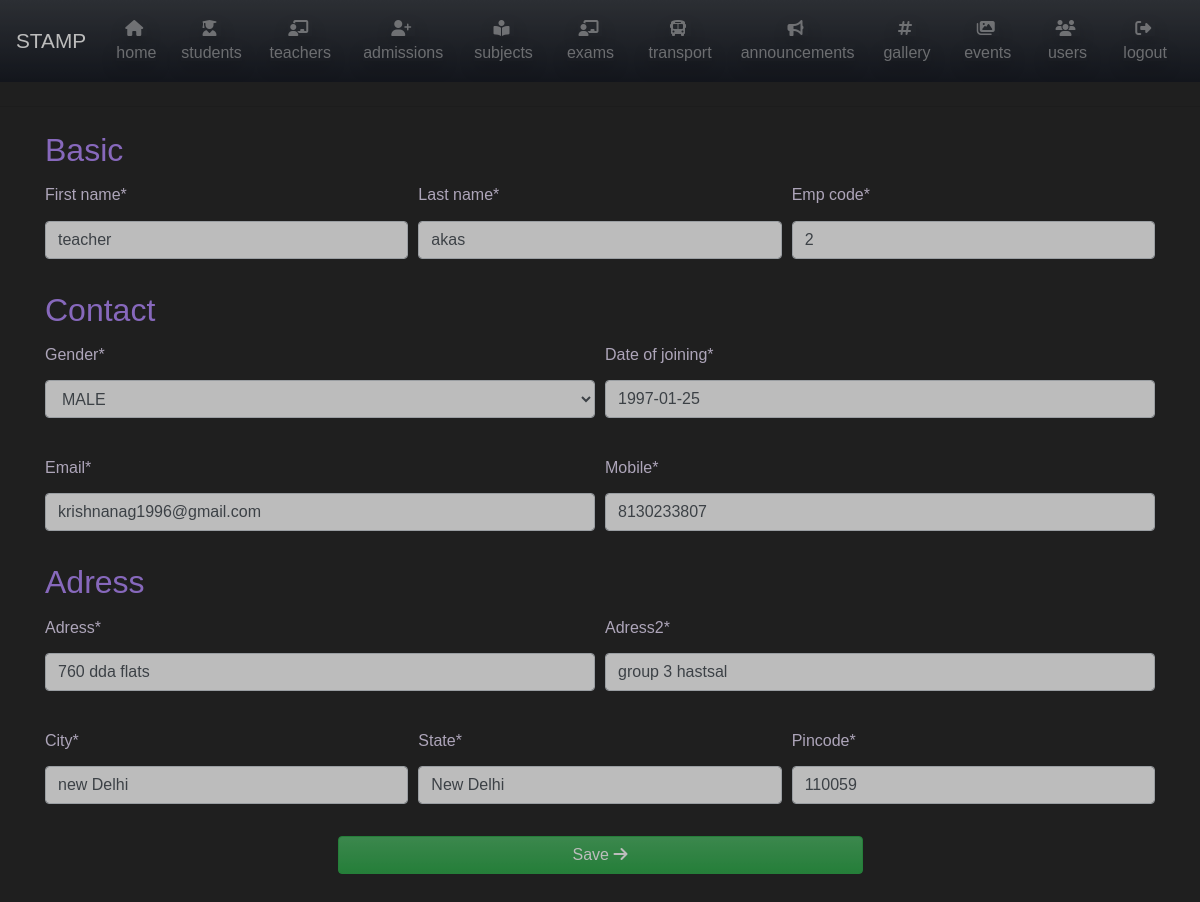
/update-teacher/2 (signed in), run on the app's committed database.
### teacher/models.py (models this page shows, shortened)
class teacher_details(models.Model):
    GENDER = (
        ('M', 'MALE'),
        ('F', 'FEMALE'),
        ('O', 'OTHER')
    )
    first_name = models.CharField(max_length=25)
    last_name = models.CharField(max_length=25)
    emp_code = models.CharField(max_length=10, unique=True)
    mobile = models.CharField(max_length=10)
    email = models.EmailField(unique=True)
    date_of_joining = models.DateField(null = True)
    gender = models.CharField(max_length=2, choices=GENDER)
    adress = models.CharField(max_length=25)
    adress2 = models.CharField(max_length=25)
    city = models.CharField(max_length=25)
    state = models.CharField(max_length=25, default='New Delhi')
    pincode = models.CharField(max_length=8)
    user_name = models.ForeignKey(User, on_delete = models.DO_NOTHING, null=True)

### lead/views.py (the view)
# urls.py: path('update-teacher/<str:pk>', views.teacherdetailUpdateView.as_view(), name='update-teacher'),
class teacherdetailUpdateView(LoginRequiredMixin, UpdateView):
    model = teacher_details
    fields = [
        'first_name',
        'last_name',
        'emp_code',
        'gender',
        'email',
        'mobile',
        'adress',
        'adress2',
        'pincode',
        'city',
        'state',
        'date_of_joining'
    ]
    template_name = 'lead/update_teacherdetails.html'

### lead/templates/lead/update_teacherdetails.html (shortened to what this page needs)
{% extends "lead/home.html" %} {% load crispy_forms_tags %} {% block content %}
<section>
    <div class="container rounded mb-5" id="student-forms">
        <form method="post">
            <h2 class="text-secondary">Basic</h2>
            <div class="form-row">
                <div class="form-group col-md-4">
                    {{form.first_name|as_crispy_field }}
                </div>
                <div class="form-group col-md-4">
                    {{form.last_name|as_crispy_field }}
                </div>
                <div class="form-group col-md-4">
                    {{form.emp_code|as_crispy_field }}
                </div>
            </div>
            <h2 class="text-secondary">Contact</h2>
            <div class="form-row">
                <div class="form-group col-md-6">
                    {{form.gender|as_crispy_field }}
                </div>
                <div class="form-group col-md-6">
                    {{form.date_of_joining|as_crispy_field }}
                </div>
            </div>
            <div class="form-row">
                <div class="form-group col-md-6">
                    {{form.email|as_crispy_field }}
                </div>
                <div class="form-group col-md-6">
                    {{form.mobile|as_crispy_field }}
                </div>
            </div>
            <h2 class="text-secondary">Adress</h2>
            <div class="form-row">
                <div class="form-group col-md-6">
                    {{form.adress|as_crispy_field }}
                </div>
                <div class="form-group col-md-6">
                    {{form.adress2|as_crispy_field }}
                </div>
            </div>
            <div class="form-row">
                <div class="form-group col-md-4">
                    {{form.city|as_crispy_field }}
                </div>
                <div class="form-group col-md-4">
                    {{form.state|as_crispy_field }}
                </div>
                <div class="form-group col-md-4">
                    {{form.pincode|as_crispy_field }}
                </div>
            </div>
            <div class="form-group col-md-6 offset-md-3">
                <button class="btn text-white btn-block btn-success" type="submit">
                    Save
                    <i class="fas fa-arrow-right"></i>
                </button>
            </div>
        </form>
    </div>
</section>
{% endblock %}

### data on the page
teacher_details: first_name "teacher", last_name "akas", emp_code "2", gender "MALE", date_of_joining "1997-01-25", email "krishnanag1996@gmail.com", mobile "8130233807", adress "760 dda flats", adress2 "group 3 hastsal", city "new Delhi", state "New Delhi", pincode "110059"
